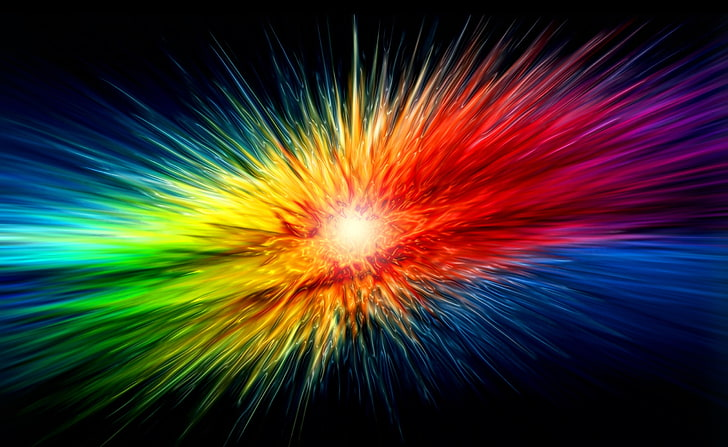
#> input picture colourful.jpg, 728 x 447 px
$ python LAB7.py
#> lines starting #> are read from the running program, lines starting #| are printed output that depends on the picture
import cv2
import numpy as np

image = cv2.imread('colourful.jpg')
#> image is the input picture: shape (447, 728, 3); mean B, G, R 42.1, 50.7, 61.4
b, g, r = cv2.split(image)
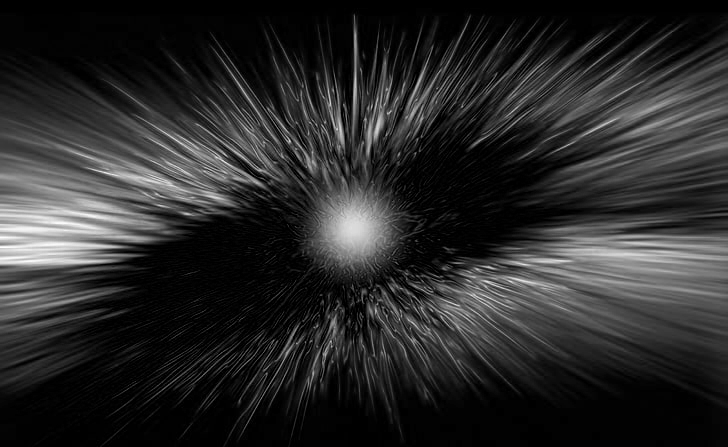
#> b: shape (447, 728); min 0, max 255, mean 42.1
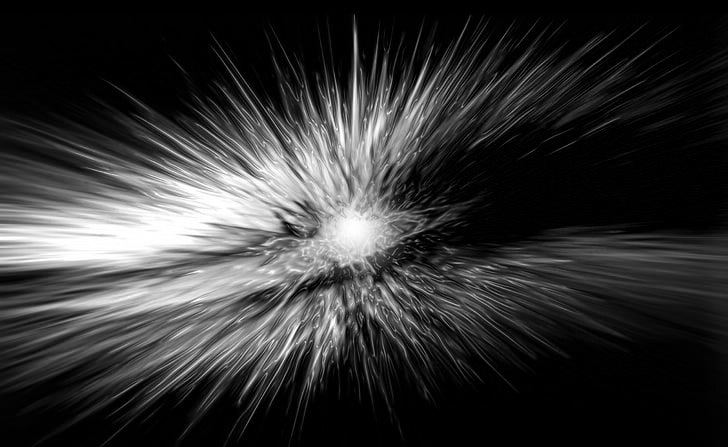
#> g: shape (447, 728); min 0, max 255, mean 50.7
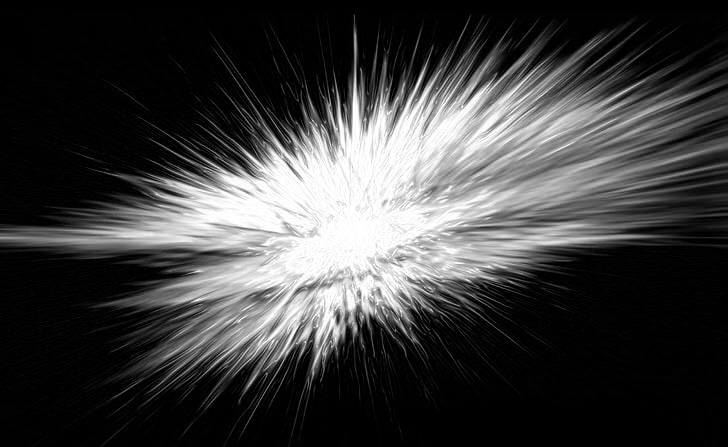
#> r: shape (447, 728); min 0, max 255, mean 61.4

cv2.imshow('Blue Image', b)
cv2.imshow('Green Image', g)
cv2.imshow('Red Image', r)


redBlueImage = cv2.merge([b, np.zeros_like(g), r])
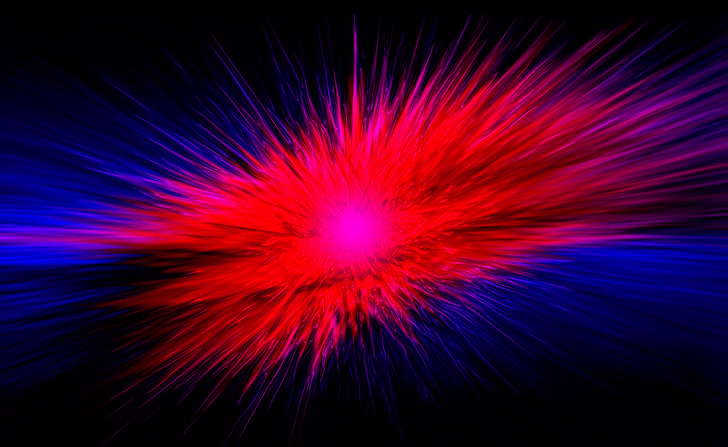
#> redBlueImage: shape (447, 728, 3); mean B, G, R 42.1, 0, 61.4
cv2.imshow("Red-Blue Image", redBlueImage)

originalImage = cv2.merge([b, g, r])
cv2.imshow('Combined Image', originalImage)


cv2.waitKey(0)
cv2.destroyAllWindows()
